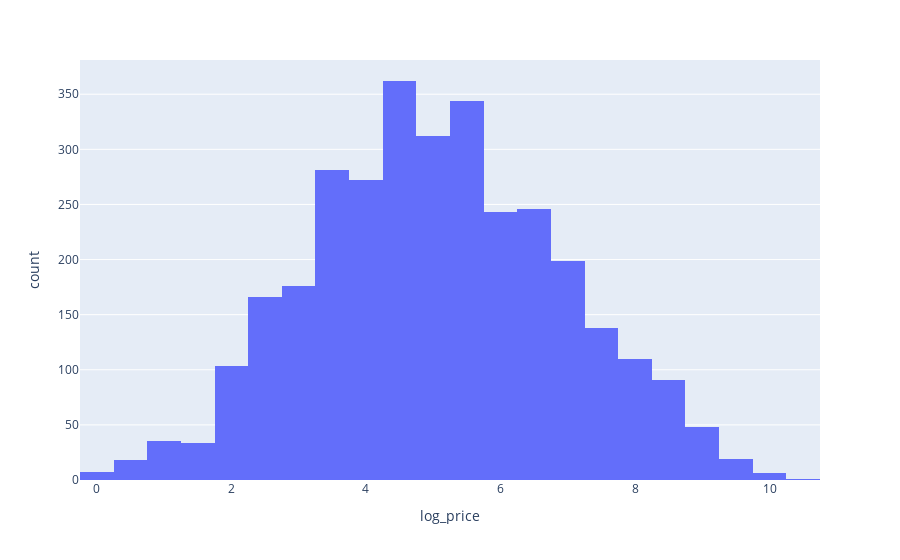

Write notebook code for a chart like this one.
### Code cell
# Plot a histogram of the log(price) - notice we have removed the skew
fig = px.histogram(DF_model2,x='log_price',nbins =30)

fig.show()

### Figure 1 — Plotly figure (JSON) as saved in the notebook; plotly's stock layout.template omitted (floating-point values rounded to 4 significant figures; data arrays with more than 128 entries replaced by an {"elided": "..."} marker saying what was removed)
{"data": [{"bingroup": "x", "hovertemplate": "log_price=%{x}<br>count=%{y}<extra></extra>", "legendgroup": "", "marker": {"color": "#636efa", "pattern": {"shape": ""}}, "name": "", "nbinsx": 30, "orientation": "v", "showlegend": false, "type": "histogram", "x": {"elided": "3211 float values"}, "xaxis": "x", "yaxis": "y"}], "layout": {"barmode": "relative", "legend": {"tracegroupgap": 0}, "margin": {"t": 60}, "xaxis": {"anchor": "y", "domain": [0, 1], "title": {"text": "log_price"}}, "yaxis": {"anchor": "x", "domain": [0, 1], "title": {"text": "count"}}}}
